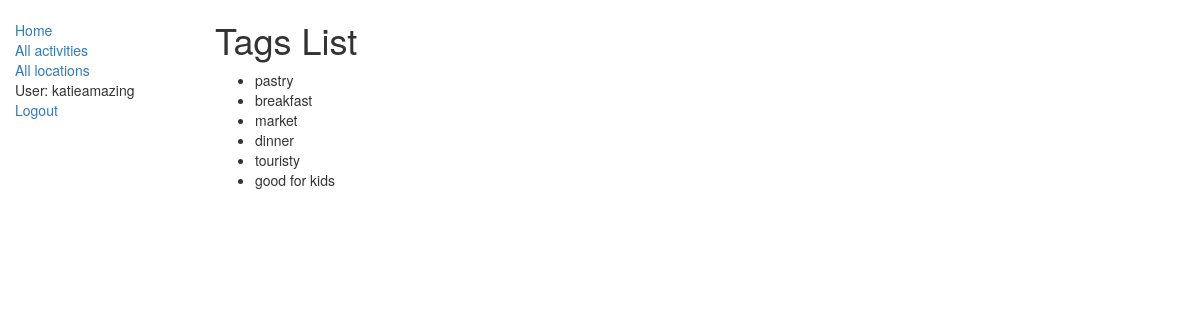
Page /catalog/tags/ (signed in) on the committed database.
### catalog/models.py (models this page shows, shortened)
class Tag(models.Model):
    tag = models.CharField(max_length=200, help_text='Enter a tag for this activity to help people find it.')

### catalog/views.py (the view)
class TagListView(generic.ListView):
    model = Tag

### catalog/templates/catalog/tag_list.html
{% extends "base_generic.html" %}
{% block content %}
    <h1>Tags List</h1>
    {% if tag_list %}
    <ul>
      {% for tag in tag_list %}
      <li>
        {{ tag.tag }}
      </li>
      {% endfor %}
    </ul>
    {% else %}
      <p>There are no tags yet. Can you think of a useful tag to add?</p>
    {% endif %}
{% endblock %}

### catalog/templates/base_generic.html (shortened to what this page needs)
<!DOCTYPE html>
<html lang="en">
<head>
  <link rel="stylesheet" href="https://maxcdn.bootstrapcdn.com/bootstrap/3.3.7/css/bootstrap.min.css">
  {% load static %}
  <link rel="stylesheet" href="{% static 'css/styles.css' %}">
</head>
<body>
  <div class="container-fluid">
    <div class="row">
      <div class="col-sm-2">
      {% block sidebar %}
      <ul class="sidebar-nav">
          <li><a href="{% url 'index' %}">Home</a></li>
          <li><a href="{% url 'activities' %}">All activities</a></li>
          <li><a href="{% url 'locations' %}">All locations</a></li>
          {% if user.is_authenticated %}
            <li>User: {{ user.get_username }}</li>
            <li><a href="{% url 'logout'%}?next={{request.path}}">Logout</a></li>
          {% else %}
            <li><a href="{% url 'login'%}?next={{request.path}}">Login</a></li>
          {% endif %}
      </ul>
     {% endblock %}
      </div>
      <div class="col-sm-10 ">
      {% block content %}{% endblock %}
      </div>
    </div>
  </div>
</body>
</html>

### catalog/static/css/styles.css (style rules this page uses)
.sidebar-nav { margin-top: 20px; padding: 0; list-style: none; }

### rows in the picture
Tag: tag "pastry"
Tag: tag "breakfast"
Tag: tag "market"
Tag: tag "dinner"
Tag: tag "touristy"
Tag: tag "good for kids"

### other values in the picture
{{ user.get_username }} "katieamazing"
